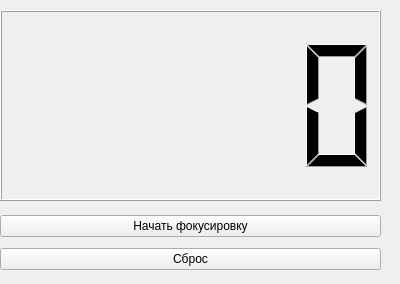
              <widget class="QWidget" name="PomoBTN">
               <attribute name="title">
                <string>Pomodoro</string>
               </attribute>
               <widget class="QLCDNumber" name="Pomo_LCD">
                <property name="geometry">
                 <rect>
                  <x>0</x>
                  <y>10</y>
                  <width>381</width>
                  <height>191</height>
                 </rect>
                </property>
               </widget>
               <widget class="QWidget" name="verticalLayoutWidget_11">
                <property name="geometry">
                 <rect>
                  <x>0</x>
                  <y>210</y>
                  <width>391</width>
                  <height>65</height>
                 </rect>
                </property>
                <layout class="QVBoxLayout" name="verticalLayout_13">
                 <item>
                  <widget class="QPushButton" name="Pomo_Start">
                   <property name="sizePolicy">
                    <sizepolicy hsizetype="Minimum" vsizetype="Fixed">
                     <horstretch>0</horstretch>
                     <verstretch>0</verstretch>
                    </sizepolicy>
                   </property>
                   <property name="maximumSize">
                    <size>
                     <width>381</width>
                     <height>16777215</height>
                    </size>
                   </property>
                   <property name="text">
                    <string>Начать фокусировку</string>
                   </property>
                  </widget>
                 </item>
                 <item>
                  <widget class="QPushButton" name="Reset_Pomo">
                   <property name="sizePolicy">
                    <sizepolicy hsizetype="Minimum" vsizetype="Fixed">
                     <horstretch>0</horstretch>
                     <verstretch>0</verstretch>
                    </sizepolicy>
                   </property>
                   <property name="maximumSize">
                    <size>
                     <width>381</width>
                     <height>16777215</height>
                    </size>
                   </property>
                   <property name="text">
                    <string>Сброс</string>
                   </property>
                  </widget>
                 </item>
                </layout>
               </widget>
              </widget>
